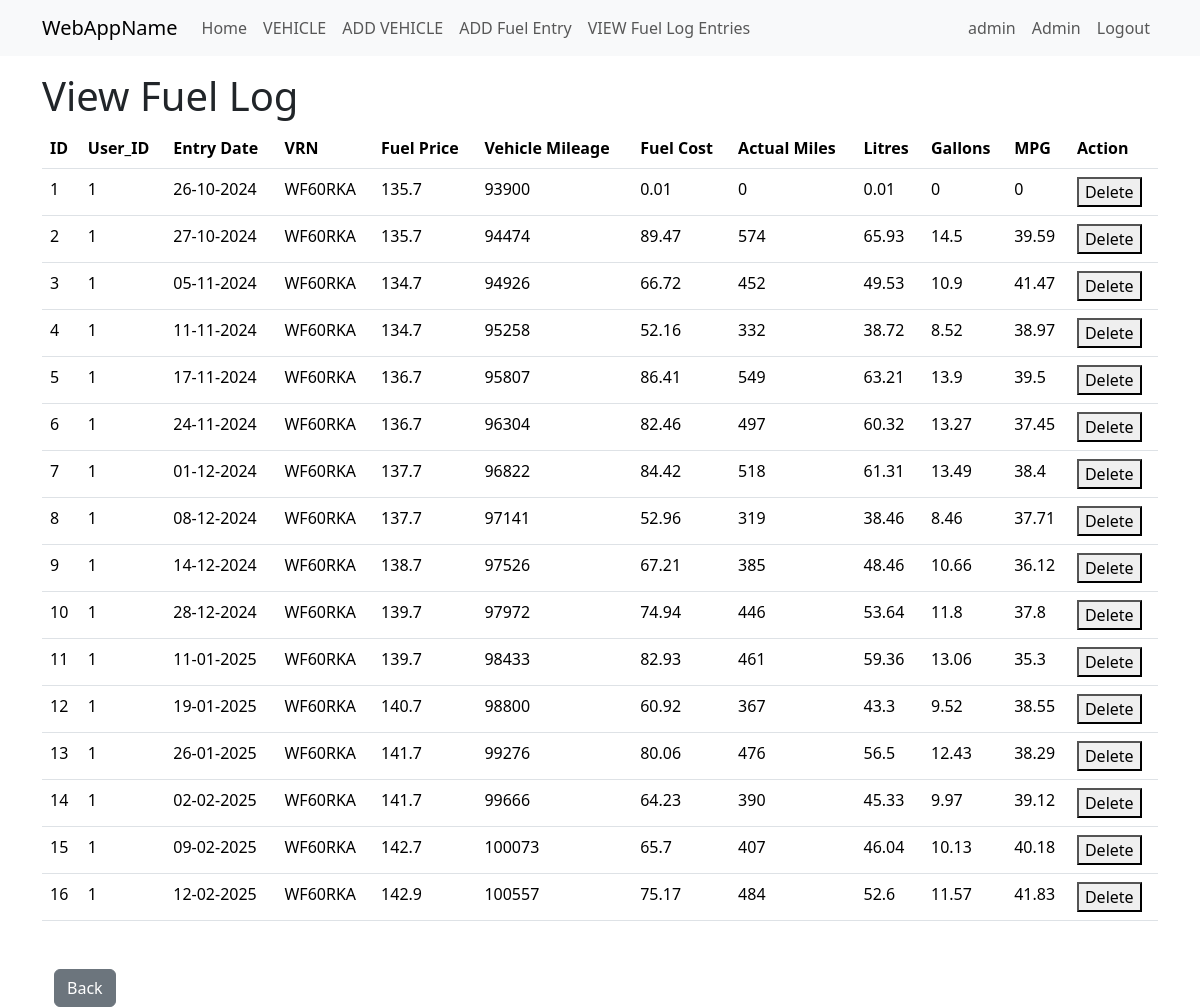
Page /fuel_log_view_entries (signed in) on the earlier database version.
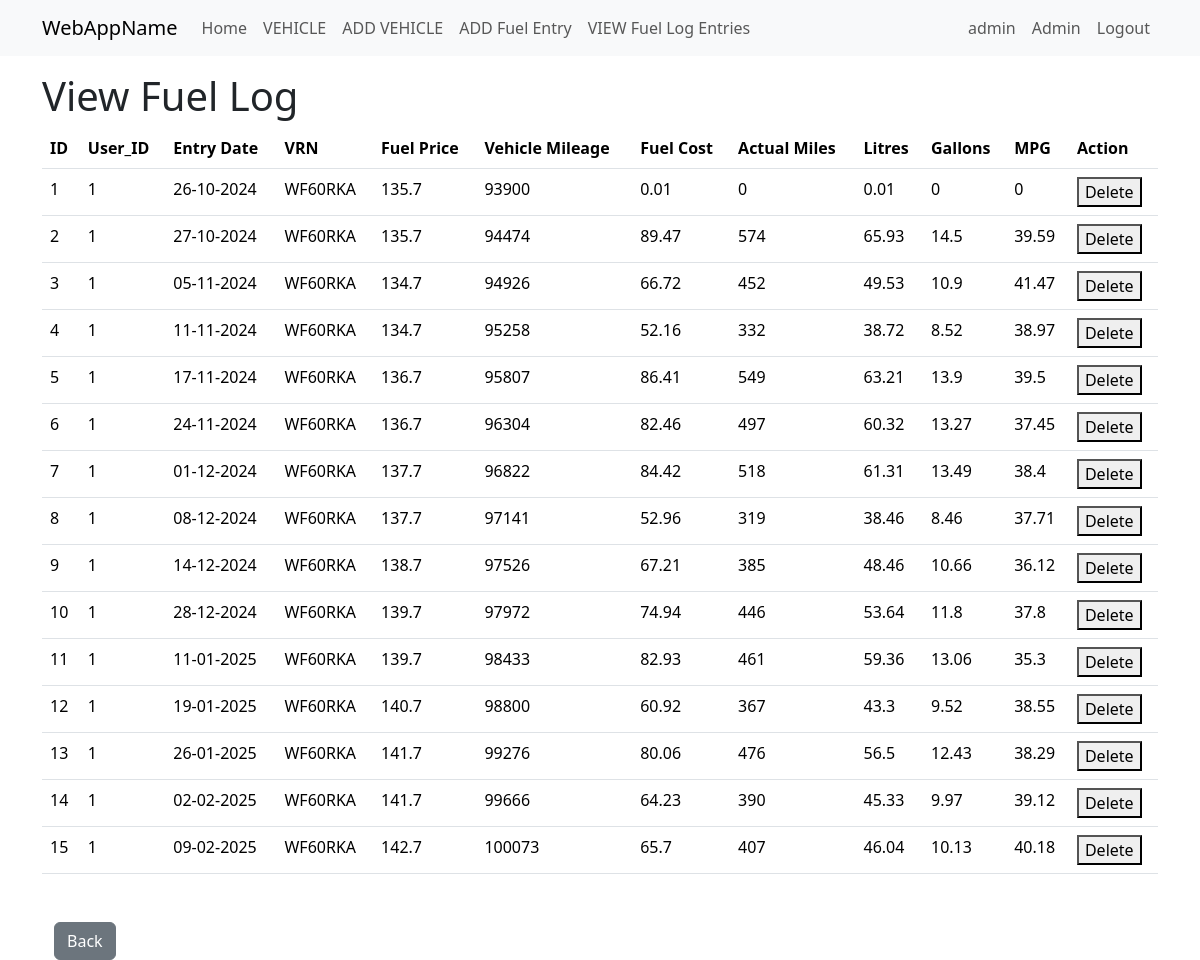
Same page on the later database version.
### app/models.py (models this page shows, shortened)
class FuelEntryLog(db.Model):
    id = db.Column(db.Integer, primary_key=True)
    user_id = db.Column(db.Integer, db.ForeignKey('user.id'))
    entry_date = db.Column(db.DateTime, default=datetime.now(timezone.utc))
    vrn = db.Column(db.String(64))
    fuel_price = db.Column(db.Integer)
    vehicle_mileage = db.Column(db.Integer)
    fuel_cost = db.Column(db.Integer)
    actual_miles = db.Column(db.Integer)
    litres = db.Column(db.Integer)
    gallon = db.Column(db.Integer)
    mpg = db.Column(db.Integer)

### app/vehicle/routes.py (the view)
@bp.route('/fuel_log_view_entries')
@login_required
def fuel_log_view_entries():
    fuel_log = db.session.query(FuelEntryLog)
    return render_template("vehicle/fuel_log_view_entries.html",
                           title="View Fuel Log",
                           fuel_log=fuel_log)

### app/models.py (called while the page is built)
@login.user_loader
def load_user(id):
    return db.session.get(User, int(id))

    def is_admin(self):
        return 'admin' in [role.name for role in self.roles]

### app/templates/vehicle/fuel_log_view_entries.html
{% extends "base.html" %}
{% block content %}
<h1>View Fuel Log</h1>
<div>
    <table class="table">
        <thead>
            <tr>
              <th scope="col">ID</th>
              <th scope="col">User_ID</th>
              <th scope="col">Entry Date</th>
              <th scope="col">VRN</th>
              <th scope="col">Fuel Price</th>
              <th scope="col">Vehicle Mileage</th>
              <th scope="col">Fuel Cost</th>
              <th scope="col">Actual Miles</th>
              <th scope="col">Litres</th>
              <th scope="col">Gallons</th>
              <th scope="col">MPG</th>
              <th scope="col">Action</th>
            </tr>
          </thead>
          <body>
            {% for entry in fuel_log %}
                <tr>
                    <td>{{ entry.id }}</td>
                    <td>{{ entry.user_id }}</td>
                    <td>{{ entry.entry_date.strftime('%d-%m-%Y') }}</td>
                    <td>{{ entry.vrn }}</td>
                    <td>{{ entry.fuel_price }}</td>
                    <td>{{ entry.vehicle_mileage }}</td>
                    <td>{{ entry.fuel_cost }}</td>
                    <td>{{ entry.actual_miles }}</td>
                    <td>{{ entry.litres }}</td>
                    <td>{{ entry.gallon }}</td>
                    <td>{{ entry.mpg}}</td>
                    <td>
                      <form action="{{ url_for('vehicle.delete_entry', entry_id=entry.id) }}" method="post" style="display:inline;">
                        <button type="submit">Delete</button>
                      </form>
                    </td>
                </tr>
            {% endfor %}
          </body>
    </table>
</div>
<div class="container mt-5">
  <button class="btn btn-secondary" onclick="history.back()">Back</button>
</div>
{% endblock %}

Differences in the rows shown:
removed FuelEntryLog: id "16", user_id "1", entry_date "12-02-2025", vrn "WF60RKA", fuel_price "142.9", vehicle_mileage "100557", fuel_cost "75.17", actual_miles "484", litres "52.6", gallon "11.57", mpg "41.83"
